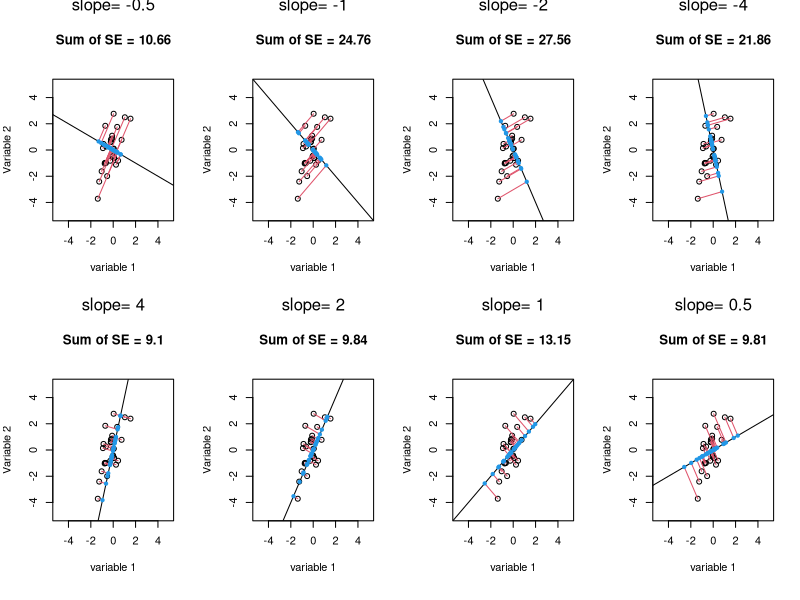
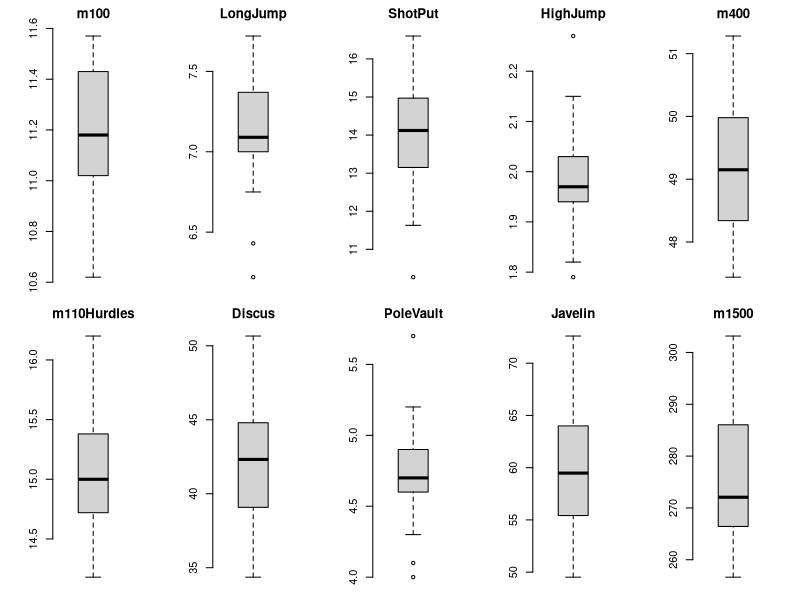
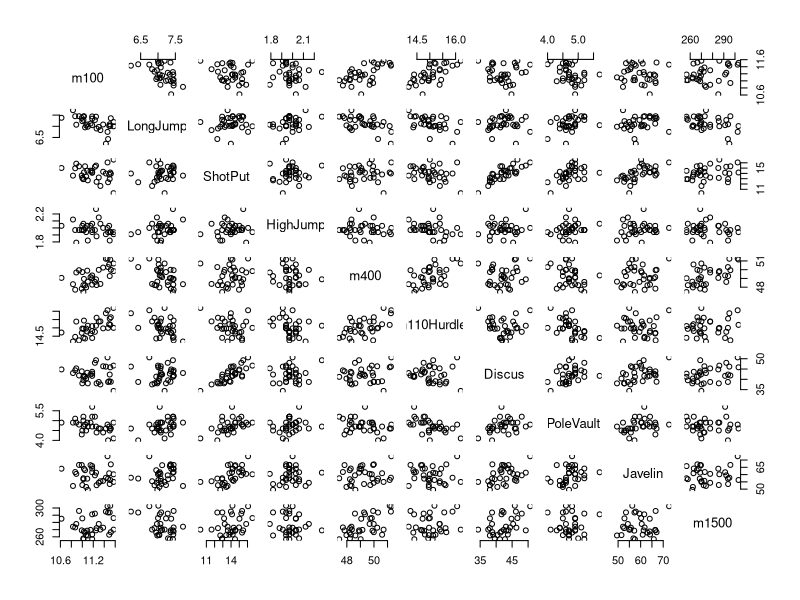
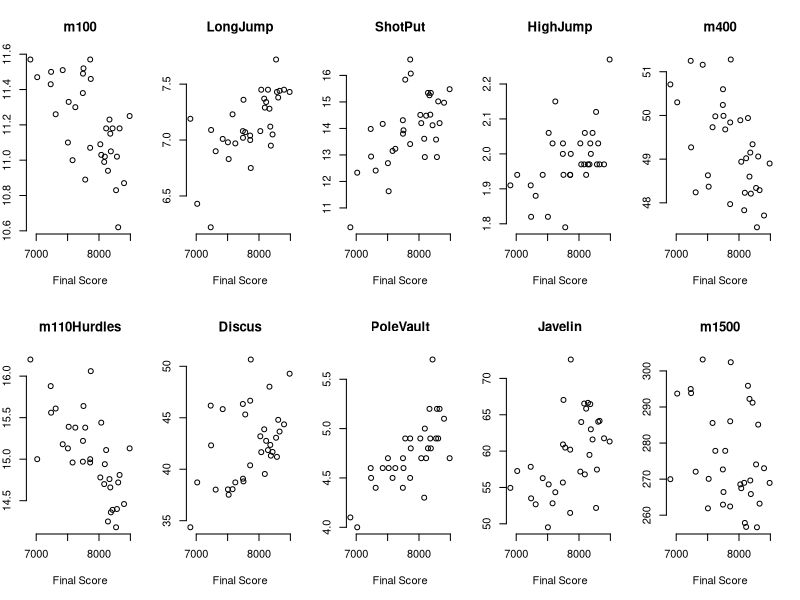
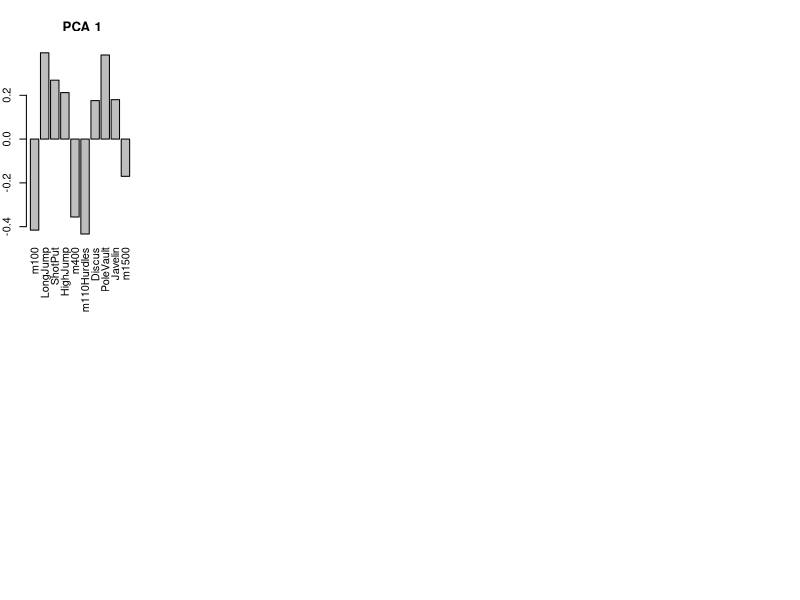
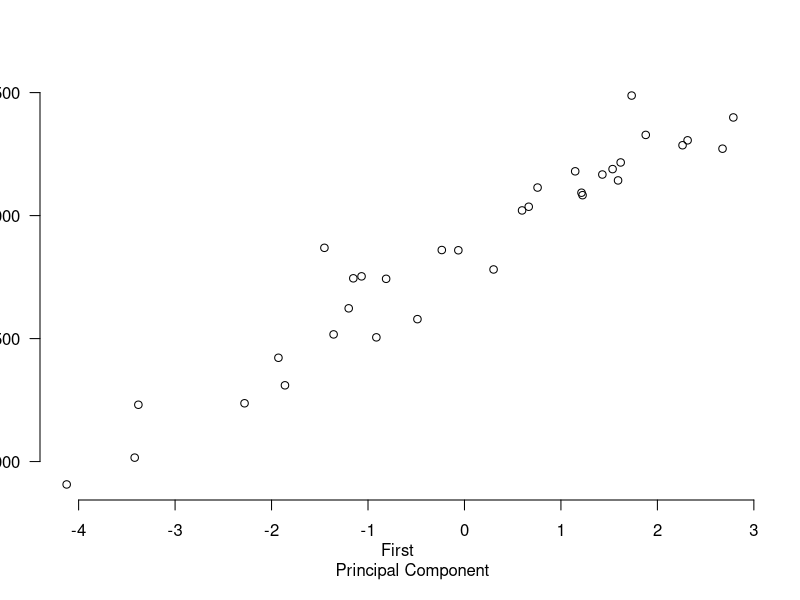

Recreate these plots in R, in order.
## ---- chunk 1
#source('http://stats101.stanford.edu/profile.R')
knitr::opts_chunk$set(echo = TRUE)
knitr::opts_chunk$set(dev="pdf", fig.align="center",fig.width=4.5,fig.height=3.3,out.width ='.85\\linewidth')
library(ggplot2)
options(width=50)
## ---- chunk 2
our.proj = function(x, y, a){(x+a*y)/(1+a^2)}
x = rnorm(30)
y = 2*x +rnorm(30)
dataset = cbind(x,y)
rm(x,y)
par(mfrow=c(2,4),mar=c(6,4,6,2))
slopeval = c(-.5,-1,-2,-4,4,2,1,.5)

for(j in 1:8) {
    slope = slopeval[j]
    t = our.proj(dataset[,1],dataset[,2],slope)
    err =  round(sum((dataset[,1]-t)^2+(dataset[,2]-slope*t)),2)
    plot(dataset[,1],dataset[,2],xlim=c(-5,5),ylim=c(-5,5),main=paste("Sum of SE =",as.character(err)),ylab="Variable 2",xlab="variable 1")
    slope = slopeval[j]
    mtext(paste("slope=",as.character(slope)),side=3,line=5)
    abline(0,slope)
    for(i in 1:30) {
        lines(c(dataset[i,1],t[i]),c(dataset[i,2],slope*t[i]),col=2)
    }
    points(t,slope*t,col=4,pch=20)
}
## ---- chunk 3
deca = read.csv(file="data/Decathlon.csv")
## ---- chunk 4
par(mfrow=c(2,5),bty="n",mar=c(1,4,2,2))
for(i in 1:10)
  {boxplot(deca[,i],main=names(deca)[i])}
## ---- chunk 5
pairs(deca[,1:10],cex.labels = 1.2)
## ---- chunk 6
par(mfrow=c(2,5),bty="n",mar=c(5,2,4,2))
for(i in 1:10) {
    plot(deca$Score,deca[,i],main=names(deca)[i],xlab="Final Score",ylab="")
}
## ---- chunk 7
deca.pc = prcomp(deca[,1:10],center=TRUE,scale=TRUE)

## ---- chunk 8
deca.pc$sdev
## ---- chunk 9
par(las=3)
barplot(deca.pc$rotation[,1],main=paste(" PCA",
    as.character(1)),xlab="",ylab="Coefficients",
    names.arg=names(deca)[1:10])

## ---- chunk 10
par(mfrow=c(1,1),las=1)
## ---- chunk 11
plot(deca.pc$x[,1],deca$Score,main="",xlab="First 
     Principal Component", ylab="Olympic score")

